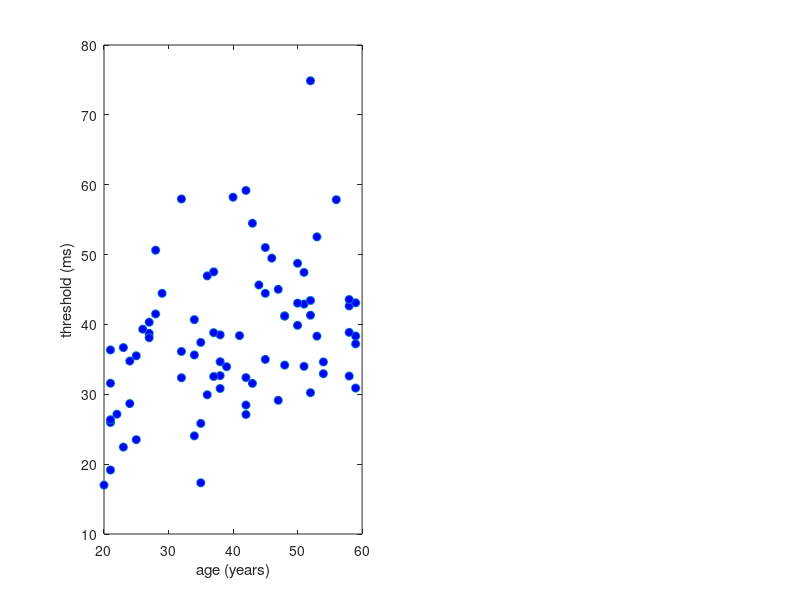

Source code (MATLAB): (Note: this script raises an error after producing the figure.)
load('DATA.mat')
idx = ~[EXP.exclude];
nSubj = sum(idx);

tmp = [EXP.threshold];
alpha = tmp(idx);

age = [EXP.age];
age = age(idx);

sex = strcmp({EXP.sex}, 'M');
sex = sex(idx);

figure
subplot(121)
plot(age, alpha, 'o', 'MarkerFaceColor', 'b')
% scatter(age, alpha, [], CAPS, 'filled');
% colorbar
xlabel('age (years)')
ylabel('threshold (ms)')
[R,p] = corrcoef(age, alpha);
p =p(1,2);
% LM = fitlm(age, alpha, 'RobustOpts','on');
LM = fitlm(age, alpha);
if p<.05
    hold on
    plot(xlim, LM.Coefficients.Estimate(1) + xlim * LM.Coefficients.Estimate(2), ':', 'LineWidth', 4)
    dim = [.8 .8 .1 .1];
    str = {['P : ' num2str(round(p,3))],['R : ' num2str(round(R(1,2),3))]};
    text(50,50, str)
%     annotation('textbox',dim,'String',str,'FitBoxToText','on');
end
title(['N = ' num2str(sum(idx))])
axis square

nM = sum(sex);
nF = sum(~sex);
subplot(122)
plot(zeros(nM,1)+(rand(nM,1)-.5)*.2, alpha(sex), 'o', 'MarkerFaceColor', 'b')
hold on
plot(ones(nF,1)+(rand(nF,1)-.5)*.2, alpha(~sex), 'o', 'MarkerFaceColor', 'r')
xlim([-1 2])
xticks([0 1])
xticklabels({['male (' num2str(nM) ')'], ['female (' num2str(nF) ')']})
ylabel('threshold')
[H,P] = ttest2( alpha(sex),  alpha(~sex));
% title(['P : ' num2str(P)])
axis square

%%
idx = ~[EXP.exclude];
nSubj = sum(idx);

alpha = [EXP.Beta]';
alpha = alpha(idx,1)';

alpha = [EXP.threshold]';
alpha = alpha(idx);
age = [EXP.age];
age = age(idx);

figure
% subplot(121)
% pie(cob, [1 1 0 1])
subplot(121)
histogram(age, 'BinWidth', 2.5)
xlabel('age (years)')
ylabel('count')

% ylim([0 7])
axis square tight
subplot(122)
histfit(alpha, 20)
% pd = fitdist(alpha,'Normal')
xlabel('FF threshold (ms)')
ylabel('count')
% xlim([0 80])
axis square

% Results=normalitytest(alpha)
[h,p,ksstat,cv] = kstest((alpha-mean(alpha))/std(alpha));

%%

CAPS = [EXP.CAPS];
CAPS = CAPS(idx);

SPQ = [EXP.SPQ];
SPQ = SPQ(idx);

SPQ_sub = [EXP.SPQ_sub];
SPQ_comp = [EXP.SPQ_comp];

corrMat = [age' CAPS' SPQ']; % SPQ_sub' SPQ_comp'];
[R,p] = corrcoef(corrMat);